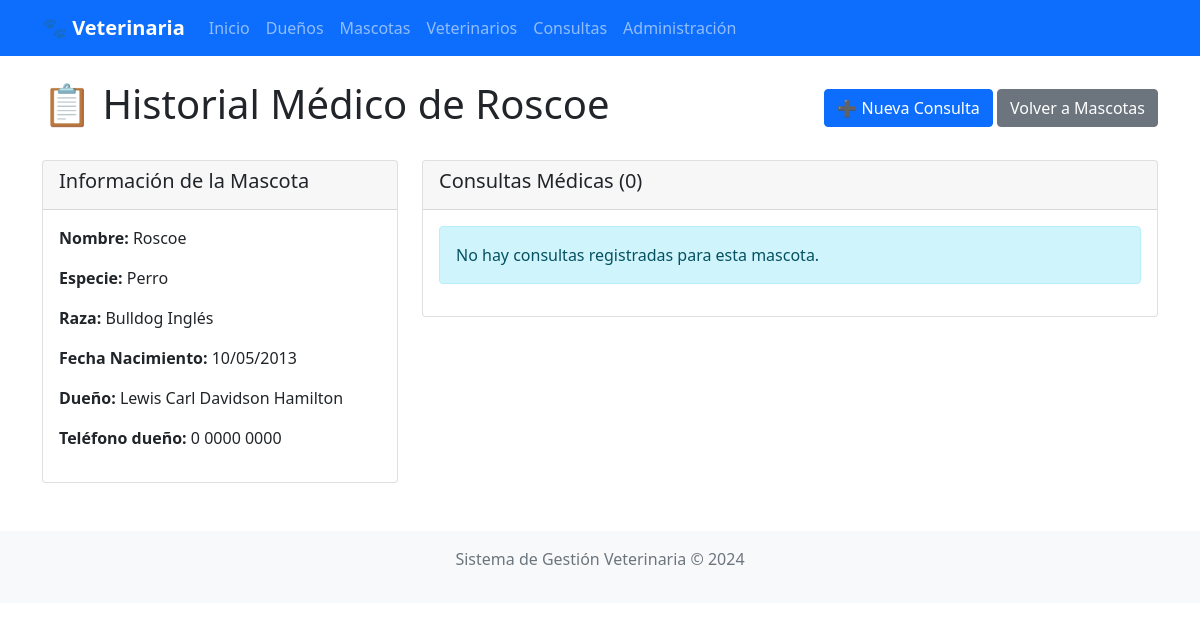
/mascotas/1/historial/, run on an earlier commit of the app's database.
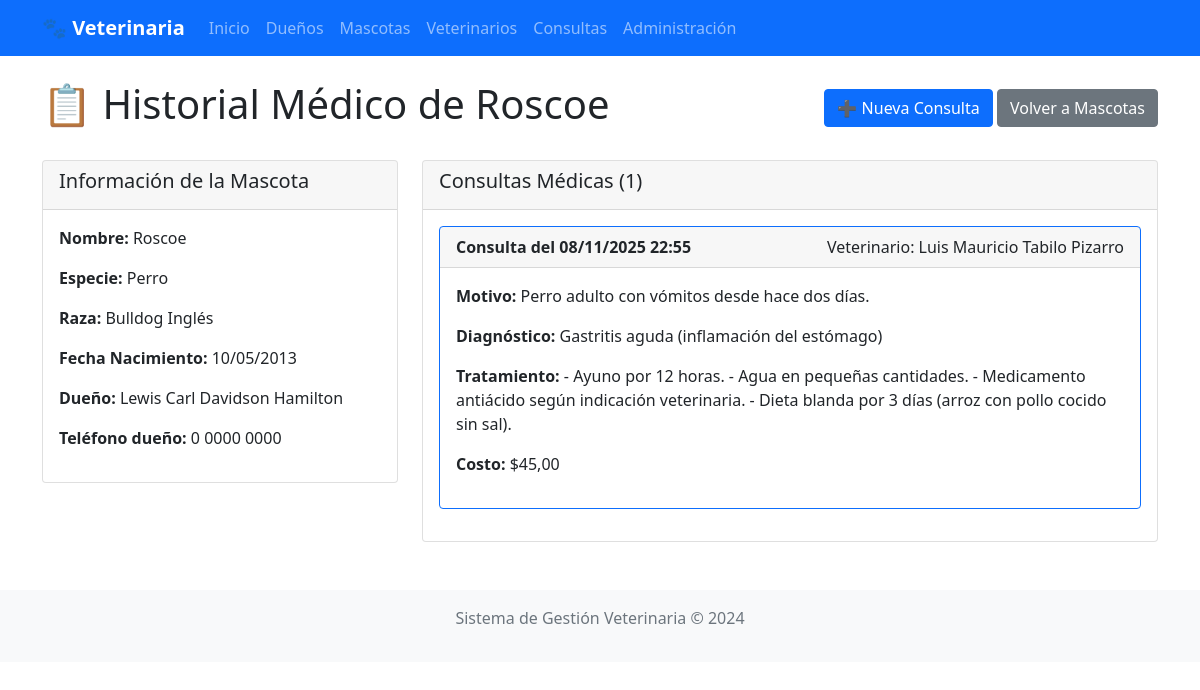
And on a later commit of the database.
### clinica/models.py (models this page shows, shortened)
class Consulta(models.Model):
    mascota = models.ForeignKey(Mascota, on_delete=models.CASCADE)
    veterinario = models.ForeignKey(Veterinario, on_delete=models.SET_NULL, null=True, blank=True)
    motivo = models.TextField()
    diagnostico = models.TextField(blank=True, null=True)
    tratamiento = models.TextField(blank=True, null=True)
    observaciones = models.TextField(blank=True, null=True)
    costo = models.DecimalField(max_digits=10, decimal_places=2, default=0.00)
    fecha_consulta = models.DateTimeField(auto_now_add=True)

class Persona(models.Model):
    nombre = models.CharField(max_length=100)
    telefono = models.CharField(max_length=20, blank=True, null=True)
    email = models.EmailField(blank=True, null=True)
    class Meta:
        abstract = True

class Veterinario(Persona):
    especialidad = models.CharField(max_length=100, blank=True, null=True)
    activo = models.BooleanField(default=True)

### clinica/views.py (the view)
# urls.py: path('mascotas/<int:mascota_id>/historial/', views.historial_mascota, name='historial_mascota'),
def historial_mascota(request, mascota_id):
    try:
        mascota = Mascota.objects.get(id=mascota_id)
        consultas = Consulta.objects.filter(mascota=mascota).select_related('veterinario').order_by('-fecha_consulta')
        return render(request, 'clinica/historial_mascota.html', {
            'mascota': mascota,
            'consultas': consultas
        })
    except Mascota.DoesNotExist:
        messages.error(request, '❌ Mascota no encontrada')
        return redirect('lista_mascotas')

### templates/clinica/historial_mascota.html (shortened to what this page needs)
{% extends 'base.html' %}
{% block content %}
<div class="d-flex justify-content-between align-items-center mb-4">
    <h1>📋 Historial Médico de {{ mascota.nombre }}</h1>
    <div>
        <a href="{% url 'agregar_consulta' %}" class="btn btn-primary">➕ Nueva Consulta</a>
        <a href="{% url 'lista_mascotas' %}" class="btn btn-secondary">Volver a Mascotas</a>
    </div>
</div>
<div class="row">
    <div class="col-md-4">
        <div class="card">
            <div class="card-header">
                <h5>Información de la Mascota</h5>
            </div>
            <div class="card-body">
                <p><strong>Nombre:</strong> {{ mascota.nombre }}</p>
                <p><strong>Especie:</strong> {{ mascota.especie|default:"-" }}</p>
                <p><strong>Raza:</strong> {{ mascota.raza|default:"-" }}</p>
                <p><strong>Fecha Nacimiento:</strong> {{ mascota.fecha_nacimiento|date:"d/m/Y"|default:"-" }}</p>
                <p><strong>Dueño:</strong> {{ mascota.dueno.nombre }}</p>
                <p><strong>Teléfono dueño:</strong> {{ mascota.dueno.telefono|default:"-" }}</p>
            </div>
        </div>
    </div>
    <div class="col-md-8">
        <div class="card">
            <div class="card-header d-flex justify-content-between align-items-center">
                <h5>Consultas Médicas ({{ consultas|length }})</h5>
            </div>
            <div class="card-body">
                {% if consultas %}
                    {% for consulta in consultas %}
                    <div class="card mb-3 {% if forloop.first %}border-primary{% endif %}">
                        <div class="card-header">
                            <strong>Consulta del {{ consulta.fecha_consulta|date:"d/m/Y H:i" }}</strong>
                            {% if consulta.veterinario %}
                                <span class="float-end">Veterinario: {{ consulta.veterinario.nombre }}</span>
                            {% endif %}
                        </div>
                        <div class="card-body">
                            <p><strong>Motivo:</strong> {{ consulta.motivo }}</p>
                            {% if consulta.diagnostico %}
                                <p><strong>Diagnóstico:</strong> {{ consulta.diagnostico }}</p>
                            {% endif %}
                            {% if consulta.tratamiento %}
                                <p><strong>Tratamiento:</strong> {{ consulta.tratamiento }}</p>
                            {% endif %}
                            {% if consulta.costo %}
                                <p><strong>Costo:</strong> ${{ consulta.costo }}</p>
                            {% endif %}
                        </div>
                    </div>
                    {% endfor %}
                {% else %}
                    <div class="alert alert-info">
                        <p class="mb-0">No hay consultas registradas para esta mascota.</p>
                    </div>
                {% endif %}
            </div>
        </div>
    </div>
</div>
{% endblock %}

What changed in the data, as far as the page shows it:
added Consulta: fecha_consulta "08/11/2025 22:55", veterinario.nombre "Luis Mauricio Tabilo Pizarro", motivo "Perro adulto con vómitos desde hace dos días.", diagnostico "Gastritis aguda (inflamación del estómago)", tratamiento "- Ayuno por 12 horas. - Agua en pequeñas cantidades. - Medicamento antiácido según indicación veterinaria. - Dieta blanda por 3 días (arroz con pollo cocido sin sal).", costo "45,00"
Also different on the page:
{{ consultas|length }}: "0" → "1"
text no longer shown: "No hay consultas registradas para esta mascota."
